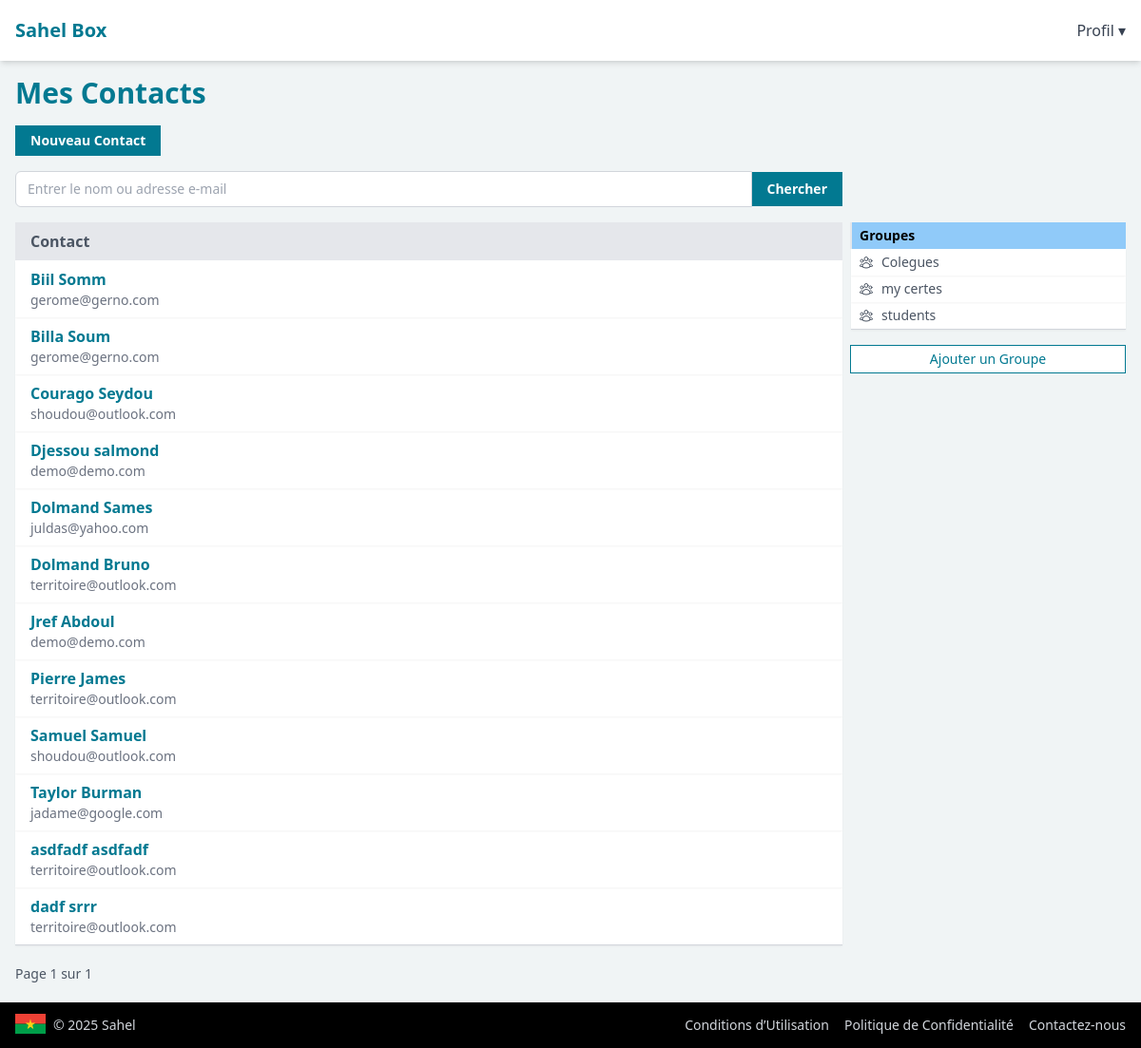
Before: /mon-box/contacts (signed in) with the older database file.
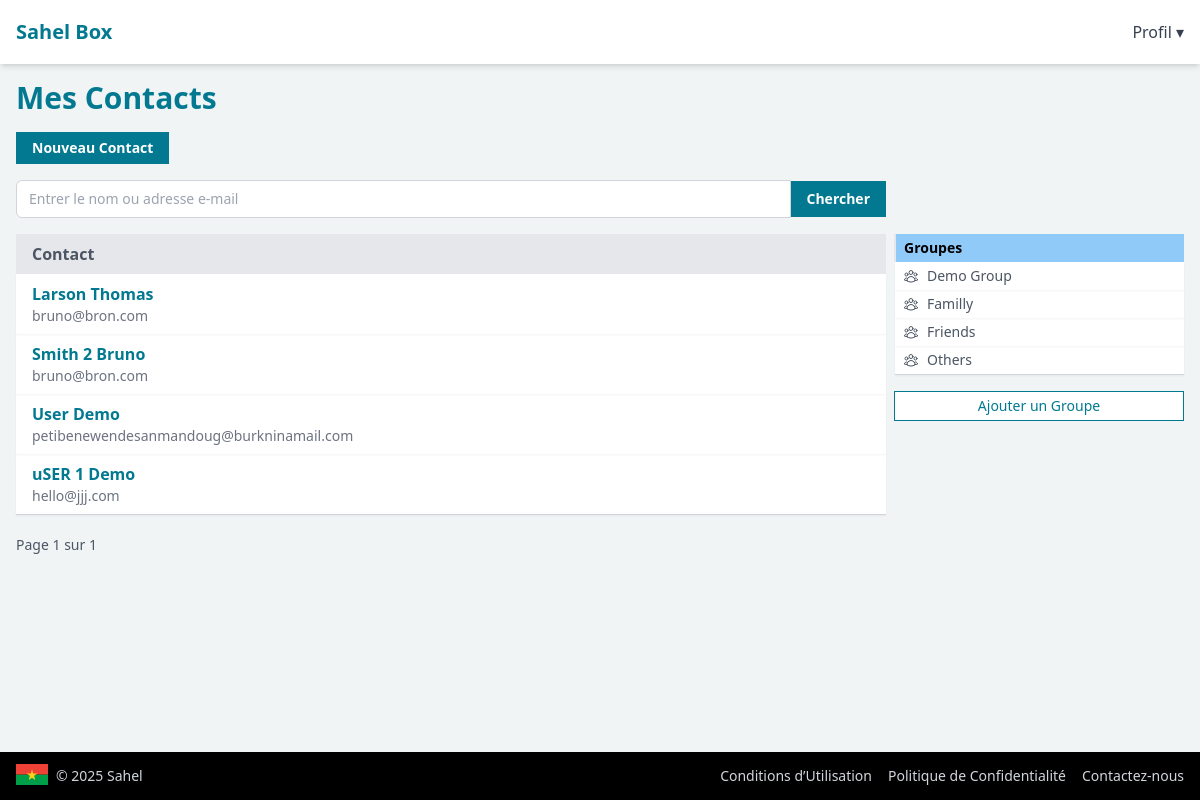
After: the same page with the newer database file.
### drive/models.py (models this page shows, shortened)
class ContactDetails(models.Model):
    first_name = models.CharField(max_length=255)
    last_name = models.CharField(max_length=255)
    email = models.EmailField()
    created_at = models.DateTimeField(auto_now_add=True)
    is_deleted = models.BooleanField(default=False)
    deleted_at = models.DateTimeField(null=True, blank=True)
    is_imported = models.BooleanField(default=False)
    imported_at = models.DateTimeField(null=True, blank=True)
    imported_contact_id = models.PositiveBigIntegerField(null=True, blank=True)
    groups = models.ManyToManyField(
        'ContactGroup',
        related_name='contacts',
        blank=True
    )
    user = models.ForeignKey(
        get_user_model(),
        on_delete=models.CASCADE,
        related_name='contacts'
    )
    class Meta:
        ordering = ['first_name']
    @property
    def full_name(self):
        return f"{self.first_name} {self.last_name}"

class ContactGroup(models.Model):
    name = models.CharField(max_length=255)
    description = models.TextField(max_length=1500)
    created_at = models.DateTimeField(auto_now_add=True)
    is_deleted = models.BooleanField(default=False)
    deleted_at = models.DateTimeField(null=True, blank=True)
    user = models.ForeignKey(
        get_user_model(),
        on_delete=models.CASCADE,
        related_name='contact_groups'
    )
    class Meta:
        ordering = ['name']
    def __str__(self):
        return self.name

### drive/views.py (the view)
# urls.py: path('contacts', views.all_contacts_view, name='my-contacts'),
@require_http_methods(['GET', 'POST'])
@login_required
def all_contacts_view(request):
    page_size = request.GET.get('page_size', '50')
    if is_valid_int(page_size):
        page_size = int(page_size)
    else:
        page_size = 50
    page = request.GET.get('page', '1')
    if is_valid_int(page):
        page = int(page)
    else:
        page = 1
    if page_size > 50:
        page_size = 50
    group_id = None
    group = None
    search_term = None
    contacts = list()
    if request.method == 'POST':
        search_term = request.POST.get('search_term')
        if search_term:
            contacts = ContactDetails.objects.filter(
                Q(first_name__icontains=search_term) |
                Q(last_name__icontains=search_term) |
                Q(email__icontains=search_term),
                user=request.user,
                is_deleted=False
            )
    else:
        group_id = request.GET.get('group')
        if group_id:
            group = ContactGroup.objects.filter(
                is_deleted=False,
                user=request.user,
                id=group_id
            ).first()
            if not group:
                messages.warning(request, 'Groupe introuvable')
                return redirect('my-contacts')
            contacts = group.contacts.all().filter(
                is_deleted=False
            )
        else:
            contacts = ContactDetails.objects.filter(
                is_deleted=False,
                user=request.user
            )
    contact_groups = ContactGroup.objects.filter(
        is_deleted=False,
        user=request.user
    )
    paginator = Paginator(contacts, page_size)
    page_obj = paginator.get_page(page)
    return render(request, 'contacts/contacts.html', {
        'contacts': page_obj,
        'contact_groups': contact_groups,
        'group': group,
        'search_term': search_term
    })

### core/utils.py (called while the page is built)
def is_valid_int(s):
    if not s:
        return False
    try:
        int(s)
        return True
    except ValueError:
        return False

### drive/templates/contacts/contacts.html (shortened to what the changed rows need)
{% extends 'base.html' %}
{% block content %}
<h1 class="text-xl md:text-2xl lg:text-3xl font-bold mb-4 text-[#027991]">
    <a href="{% url 'my-contacts' %}">Mes Contacts</a>
</h1>
<div>
    <div class="grid md:grid-cols-[3fr_1fr] sm:grid-cols-1 gap-2 mt-4">
        <div>
            <table class="border-b border-gray-300 w-full" id="file-table">
                <thead class="bg-gray-200">
                    <tr>
                        <th class="px-4 py-2 text-left text-md text-gray-600 font-semibold">
                            Contact
                        </th>
                    </tr>
                </thead>
                <tbody class="bg-white">
                    {% for contact in contacts %}
                    <tr class="shadow shadow-sm group hover:bg-gray-50 hover:text-[#027991]">
                        <td class="px-4 py-2 text-md">
                            <a href="#" class="text-[#027991] hover:text-[#016073] font-semibold shrink-0"
                                onclick="openEditContactDialog(this)" data-first-name="{{contact.first_name}}"
                                data-last-name="{{contact.last_name}}" data-email="{{contact.email}}"
                                data-groups="{{contact.groups.all|join:','}}" data-id="{{contact.id}}">
                                {{contact.full_name}}</a>
                            <p class="text-sm text-gray-500">{{contact.email}}</p>
                        </td>
                    </tr>
                    {% endfor %}
                </tbody>
            </table>
        </div>
        <div id="right-pane">
            <div class="mb-4">
                <table class="min-w-full border-b border-gray-300">
                    <thead class="bg-[#90caf9]">
                        <tr>
                            <th class="px-2 py-1 text-left text-sm font-semibold border-l-2 border-gray-200">
                                {% if group %}
                                <span>Autres Groupes</span>
                                {% else %}
                                <span>Groupes</span>
                                {% endif %}
                            </th>
                        </tr>
                    </thead>
                    {% if contact_groups %}
                    <tbody class="bg-white">
                        {% for group in contact_groups %}
                        <tr class="shadow shadow-sm group hover:bg-gray-50">
                            <td class="px-2 py-1 text-sm text-gray-600">
                                <a href="{% url 'my-contacts' %}?group={{group.id}}"
                                    class="flex items-center space-x-2">
                                    <span>{{ group.name }}</span>
                                </a>
                            </td>
                        </tr>
                        {% endfor %}
                    </tbody>
                    {% endif %}
                </table>
            </div>
        </div>
    </div>
</div>
{% endblock %}

Changed rows visible on the page:
removed ContactDetails: full_name "Biil Somm", email "gerome@gerno.com"
removed ContactDetails: full_name "Billa Soum", email "gerome@gerno.com"
removed ContactDetails: full_name "Courago Seydou", email "shoudou@outlook.com"
removed ContactDetails: full_name "Djessou salmond", email "demo@demo.com"
removed ContactDetails: full_name "Dolmand Sames", email "juldas@yahoo.com"
removed ContactDetails: full_name "Dolmand Bruno", email "territoire@outlook.com"
removed ContactDetails: full_name "Jref Abdoul", email "demo@demo.com"
removed ContactDetails: full_name "Pierre James", email "territoire@outlook.com"
removed ContactDetails: full_name "Samuel Samuel", email "shoudou@outlook.com"
removed ContactDetails: full_name "Taylor Burman", email "jadame@google.com"
removed ContactDetails: full_name "asdfadf asdfadf", email "territoire@outlook.com"
removed ContactDetails: full_name "dadf srrr", email "territoire@outlook.com"
removed ContactGroup: name "Colegues"
removed ContactGroup: name "my certes"
removed ContactGroup: name "students"
added ContactDetails: full_name "Larson Thomas", email "bruno@bron.com"
added ContactDetails: full_name "Smith 2 Bruno", email "bruno@bron.com"
added ContactDetails: full_name "User Demo", email "petibenewendesanmandoug@burkninamail.com"
added ContactDetails: full_name "uSER 1 Demo", email "hello@jjj.com"
now on this page (row edited): ContactGroup: name "Demo Group"
now on this page (row edited): ContactGroup: name "Familly"
now on this page (row edited): ContactGroup: name "Friends"
now on this page (row edited): ContactGroup: name "Others"
